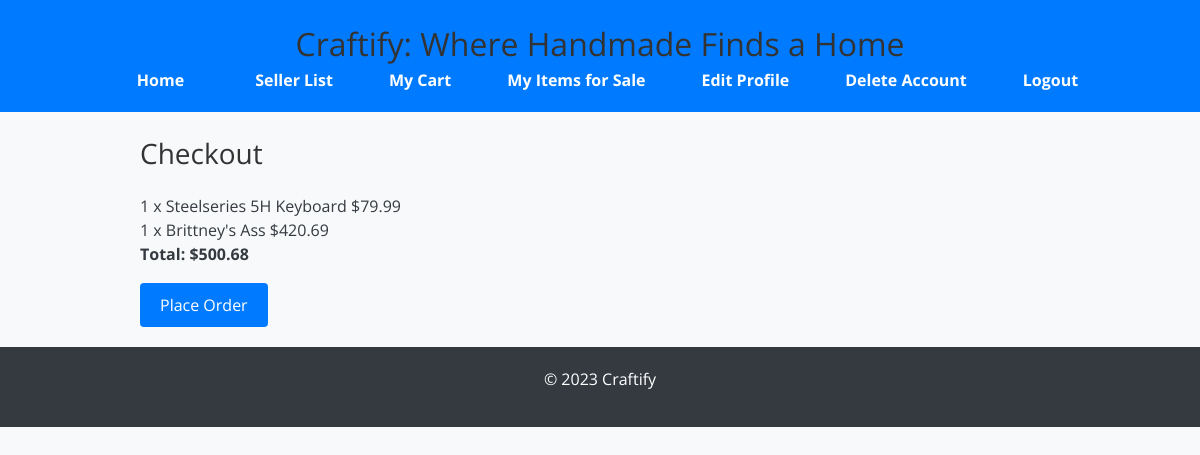
/checkout/ (signed in), run on the app's committed database.
### craftify/models/cart_controller.py (models this page shows, shortened)
class CartItem(models.Model):
    cart = models.ForeignKey(Cart, on_delete=models.CASCADE, related_name='items')
    item = models.ForeignKey(Item, on_delete=models.CASCADE)
    quantity = models.PositiveIntegerField(default=1)
    added_at = models.DateTimeField(default=timezone.now)  # Ensure this field exists
    def get_total_price(self):
        return self.item.price * self.quantity

class Cart(models.Model):
    user = models.OneToOneField(
        settings.AUTH_USER_MODEL,
        on_delete=models.CASCADE,
        related_name='cart',
        help_text="User who owns the cart"
    )
    created_at = models.DateTimeField(auto_now_add=True)
    updated_at = models.DateTimeField(auto_now=True)
    def get_total_price(self):
        return sum(item.get_total_price() for item in self.items.all())

### craftify/models/item_controller.py (models this page shows, shortened)
class Item(models.Model):
    name = models.CharField(max_length=255)
    description = models.TextField()
    price = models.DecimalField(
        max_digits=10,
        decimal_places=2,
        default=0.01,
        validators=[
            MinValueValidator(0.01)
        ]
    )
    quantity = models.PositiveIntegerField(
        validators=[
            MinValueValidator(1)
        ]
    )
    created_at = models.DateTimeField(auto_now_add=True)
    seller = models.ForeignKey(settings.AUTH_USER_MODEL, on_delete=models.CASCADE, related_name='items_for_sale')
    image = models.ImageField(upload_to='item_images/', null=True, blank=True)
    category = models.CharField(max_length=100, null=True, blank=True)
    class Meta:
        ordering = ['-created_at']
        verbose_name = "Item"
        verbose_name_plural = "Items"
        indexes = [
            models.Index(fields=['seller']),
            models.Index(fields=['name']),
        ]
        unique_together = ('seller', 'name')

### craftify/views/cart_views.py (the view, shortened to what this page needs)
# urls.py: path('checkout/', cart_views.checkout, name='checkout'),
@login_required
def checkout(request):
    cart = get_object_or_404(Cart, user=request.user)
    if not cart.items.exists():
        messages.error(request, "Your cart is empty.")
        return redirect('cart')
    return render(request, 'checkout.html', {'cart': cart})

### craftify/templates/checkout.html (shortened to what this page needs)
{% extends 'base.html' %}
{% block content %}
<div class="container">
    <h2>Checkout</h2>
    {% if cart.items.all %}
        <ul class="cart-items">
            {% for item in cart.items.all %}
                <li class="cart-item">
                    <span>{{ item.quantity }} x {{ item.item.name }}</span>
                    <span>${{ item.get_total_price }}</span>
                </li>
            {% endfor %}
        </ul>
        <p class="cart-total"><strong>Total: ${{ cart.get_total_price }}</strong></p>
        <form method="post">
            <button type="submit" class="button">Place Order</button>
        </form>
    {% else %}
        <p>Your cart is empty.</p>
    {% endif %}
</div>
{% endblock %}

### craftify-frontend/public/styles.css (style rules this page uses)
html, :host { line-height: 1.5; -webkit-text-size-adjust: 100%; -moz-tab-size: 4; -o-tab-size: 4; tab-size: 4; font-family: ui-sans-serif, system-ui, sans-serif, "Apple Color Emoji", "Segoe UI Emoji", "Segoe UI Symbol", "Noto Color Emoji"; font-feature-settings: normal; font-variation-settings: normal; -webkit-tap-highlight-color: transparent; }
body { margin: 0; line-height: inherit; font-family: 'Open Sans', sans-serif; background-color: #f8f9fa; color: #343a40; margin: 0; padding: 0; }
h1, h2, h3, h4, h5, h6 { font-size: inherit; font-weight: inherit; margin-top: 0; color: #333; }
b, strong { font-weight: bolder; }
button, input, optgroup, select, textarea { font-family: inherit; font-feature-settings: inherit; font-variation-settings: inherit; font-size: 100%; font-weight: inherit; line-height: inherit; letter-spacing: inherit; color: inherit; margin: 0; padding: 0; }
button, select { text-transform: none; }
button, input:where([type='button']), input:where([type='reset']), input:where([type='submit']) { -webkit-appearance: button; background-color: transparent; background-image: none; }
blockquote, dl, dd, h1, h2, h3, h4, h5, h6, hr, figure, p, pre { margin: 0; }
ol, ul, menu { list-style: none; margin: 0; padding: 0; }
button, [role="button"] { cursor: pointer; }
.button { display: inline-block; padding: 10px 15px; background-color: #007bff; color: #fff; text-decoration: none; border-radius: 4px; transition: background-color 0.2s ease-in-out; }
body { font-family: 'Open Sans', sans-serif; background-color: #f8f9fa; color: #343a40; margin: 0; padding: 0; }
h1, h2, h3, h4, h5, h6 { margin-top: 0; color: #333; }
p { margin: 0 0 1em; }
.container { width: 80%; margin: 0 auto; padding: 20px; }
.button { background-color: #007bff; color: #fff; padding: 10px 20px; border: none; border-radius: 4px; cursor: pointer; font-size: 16px; transition: background-color 0.3s ease; }
.container { max-width: 1200px; margin: 0 auto; padding: 20px; }
h2 { font-size: 28px; margin-bottom: 20px; }
p { font-size: 16px; line-height: 1.6; margin-bottom: 15px; }

### data on the page
CartItem: quantity "1", item.name "Steelseries 5H Keyboard", get_total_price "79.99"
CartItem: quantity "1", item.name "Brittney's Ass", get_total_price "420.69"
Cart: get_total_price "500.68"
